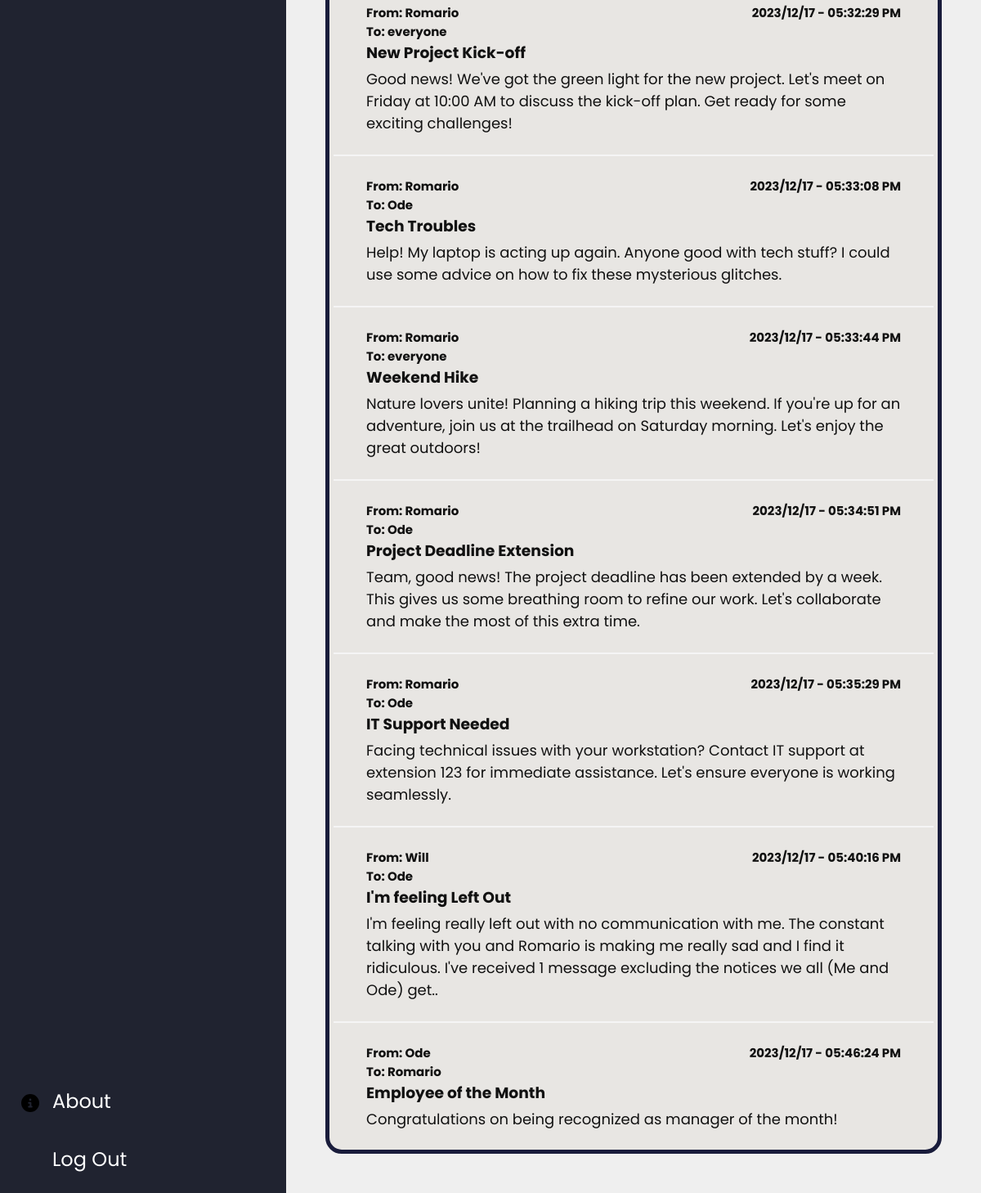
/return_search.php (signed in, lower part), run on an earlier commit of the app's database.
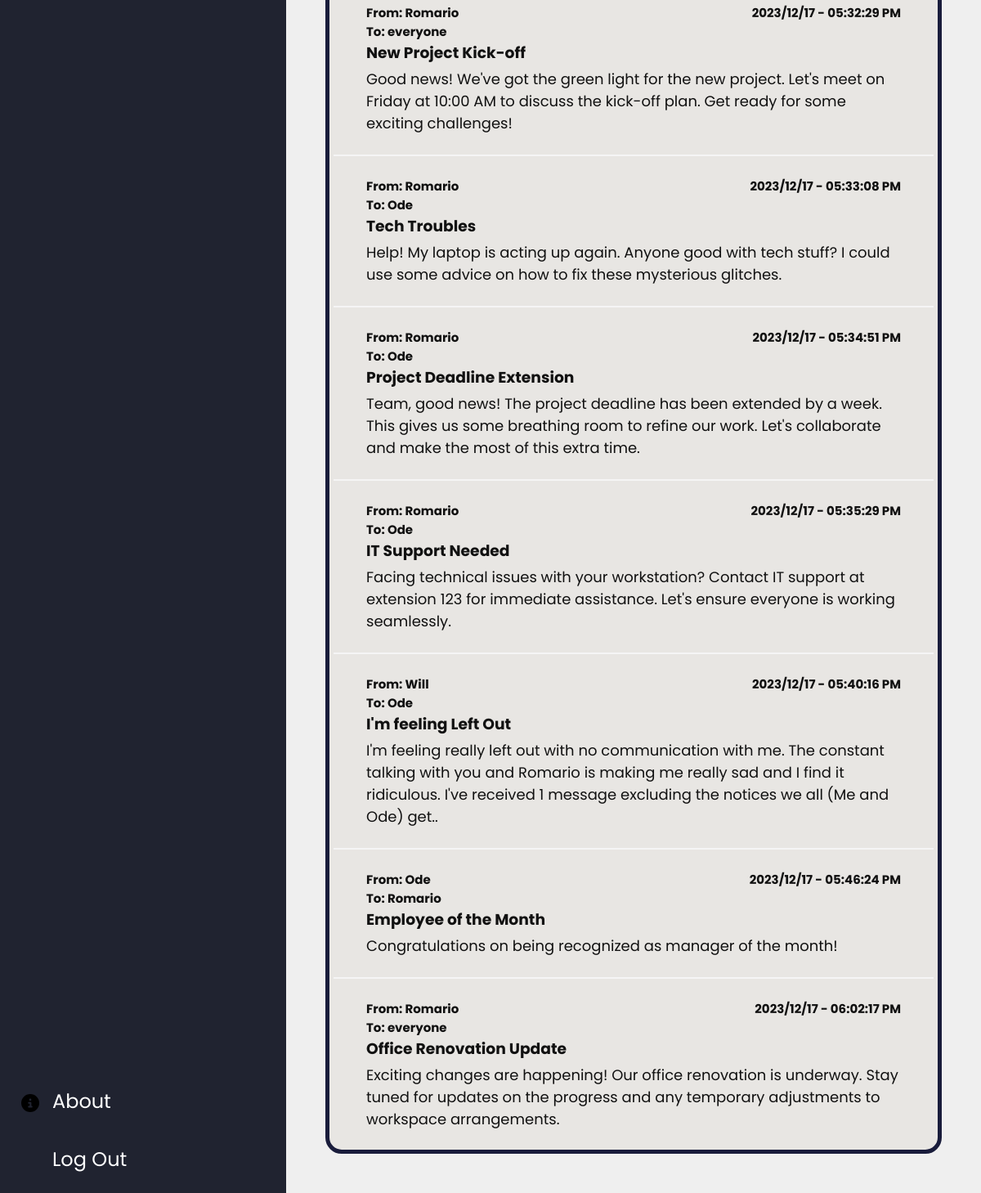
And on a later commit of the database.
### tables this page shows
CREATE TABLE `message` (
  `sender` varchar(30) NOT NULL,
  `receiver` varchar(30) NOT NULL,
  `messageTitle` varchar(70) NOT NULL,
  `message` varchar(255) NOT NULL,
  `datesent` datetime NOT NULL DEFAULT '0000-00-00 00:00:00' ON UPDATE current_timestamp(),
  `status` varchar(10) NOT NULL DEFAULT 'unread'
);

### return_search.php (the view, shortened to what this page needs)
<?php
$conn = mysqli_connect("localhost", "root", "", "wewafflesystem");
?>
<!DOCTYPE html>
<html lang="en">
<head>
    <link rel="stylesheet" href="./styles.css">
</head>
<body>
    <div class="message-container">
        <div class="menu">
            <div class="menuOptions">
                <div class="bottomMenu">
                    <p id="about"><a href="./about.php">About</a></p>
                    <p id="logout"><a href="./logout.php">Log Out</a></p>
                </div>
            </div>
        </div>
        <div class="message-body">
            <div class="inbox-left">
                <div class="inbox-messages-holder">
                <?php
                    $searchQuery = mysqli_real_escape_string($conn, trim($_POST['messageText']));
                    $getmessages = mysqli_query($conn,"SELECT * FROM message WHERE message='$searchQuery' OR message LIKE '%$searchQuery%'");
                        if ($getmessages->num_rows > 0){
                            while($rowMsg=$getmessages->fetch_assoc()){
                                $dateTimeFromDatabase = $rowMsg['datesent'];
                                $dateObject = new DateTime($dateTimeFromDatabase);
                                $timeIn12HourFormat = $dateObject->format('h:i:s A');
                                $dateInYYYYMMDDFormat = $dateObject->format('Y/m/d');
                                echo"
                                        <div class='inbox-messages'>
                                            <div class='message-info'>
                                                <div class='sender'>
                                                    <p>From: ".$rowMsg['sender']."</p>
                                                    <p>To: ".$rowMsg['receiver']."</p>
                                                </div>
                                                <div class='date'>
                                                    <h4>".$dateInYYYYMMDDFormat." - ".$timeIn12HourFormat ."</h4>
                                                </div>
                                            </div>
                                            <div class ='message-title'>
                                                <h3> ".$rowMsg['messageTitle']."</h3>
                                            </div>
                                            <div class ='message-content'>
                                                <p> ".$rowMsg['message']." </p>
                                            </div>
                                        </div>";
                            }
                        }  else {
                            echo "<p id='noResults'> No results found </p>";
                        }
                ?>
                </div>
            </div>
        </div>
    </div>
</body>
</html>

What changed in the data, as far as the page shows it:
removed message: sender "Romario", receiver "everyone", datesent "2023/12/17", datesent "05:33:44 PM", messageTitle "Weekend Hike", message "Nature lovers unite! Planning a hiking trip this weekend. If you're up for an adventure, join us at the trailhead on Saturday morning. Let's enjoy the great outdoors!"
added message: sender "Romario", receiver "everyone", datesent "2023/12/17", datesent "06:02:17 PM", messageTitle "Office Renovation Update", message "Exciting changes are happening! Our office renovation is underway. Stay tuned for updates on the progress and any temporary adjustments to workspace arrangements."
